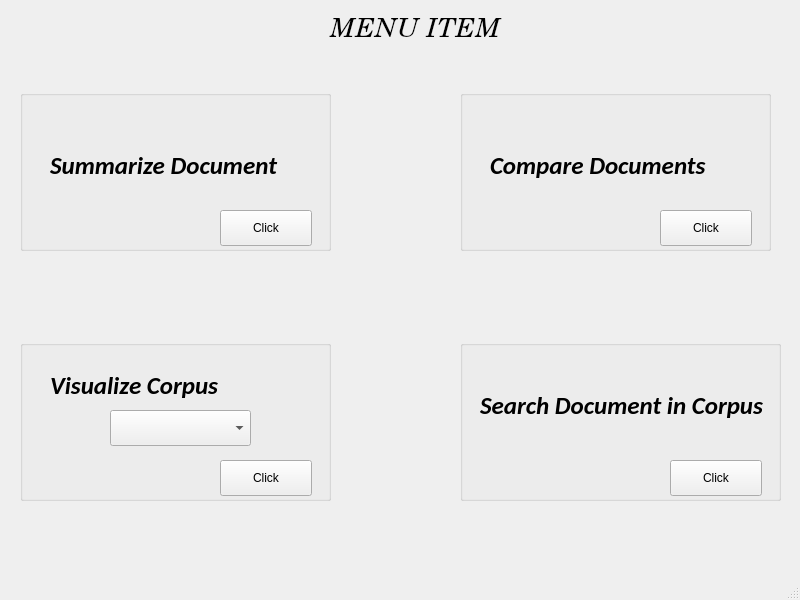
<?xml version="1.0" encoding="UTF-8"?>
<ui version="4.0">
 <class>MainWindow</class>
 <widget class="QMainWindow" name="MainWindow">
  <property name="geometry">
   <rect>
    <x>0</x>
    <y>0</y>
    <width>800</width>
    <height>600</height>
   </rect>
  </property>
  <property name="windowTitle">
   <string>MainWindow</string>
  </property>
  <property name="autoFillBackground">
   <bool>false</bool>
  </property>
  <widget class="QWidget" name="centralwidget">
   <widget class="QLabel" name="label">
    <property name="geometry">
     <rect>
      <x>140</x>
      <y>-10</y>
      <width>551</width>
      <height>81</height>
     </rect>
    </property>
    <property name="font">
     <font>
      <family>Century Schoolbook L</family>
      <pointsize>20</pointsize>
      <italic>true</italic>
     </font>
    </property>
    <property name="layoutDirection">
     <enum>Qt::LeftToRight</enum>
    </property>
    <property name="text">
     <string>MENU ITEM</string>
    </property>
    <property name="alignment">
     <set>Qt::AlignCenter</set>
    </property>
   </widget>
   <widget class="QGroupBox" name="groupBox">
    <property name="enabled">
     <bool>true</bool>
    </property>
    <property name="geometry">
     <rect>
      <x>20</x>
      <y>90</y>
      <width>311</width>
      <height>161</height>
     </rect>
    </property>
    <property name="autoFillBackground">
     <bool>true</bool>
    </property>
    <property name="title">
     <string/>
    </property>
    <widget class="QPushButton" name="pushButton">
     <property name="geometry">
      <rect>
       <x>200</x>
       <y>120</y>
       <width>92</width>
       <height>36</height>
      </rect>
     </property>
     <property name="text">
      <string>Click</string>
     </property>
    </widget>
    <widget class="QLabel" name="label_2">
     <property name="geometry">
      <rect>
       <x>30</x>
       <y>50</y>
       <width>251</width>
       <height>51</height>
      </rect>
     </property>
     <property name="font">
      <font>
       <family>Carlito</family>
       <pointsize>19</pointsize>
       <weight>75</weight>
       <italic>true</italic>
       <bold>true</bold>
      </font>
     </property>
     <property name="text">
      <string>Summarize Document</string>
     </property>
    </widget>
   </widget>
   <widget class="QGroupBox" name="groupBox_2">
    <property name="enabled">
     <bool>true</bool>
    </property>
    <property name="geometry">
     <rect>
      <x>460</x>
      <y>90</y>
      <width>311</width>
      <height>161</height>
     </rect>
    </property>
    <property name="autoFillBackground">
     <bool>true</bool>
    </property>
    <property name="title">
     <string/>
    </property>
    <widget class="QPushButton" name="pushButton_3">
     <property name="geometry">
      <rect>
       <x>200</x>
       <y>120</y>
       <width>92</width>
       <height>36</height>
      </rect>
     </property>
     <property name="text">
      <string>Click</string>
     </property>
    </widget>
    <widget class="QLabel" name="label_4">
     <property name="geometry">
      <rect>
       <x>30</x>
       <y>50</y>
       <width>251</width>
       <height>51</height>
      </rect>
     </property>
     <property name="font">
      <font>
       <family>Carlito</family>
       <pointsize>19</pointsize>
       <weight>75</weight>
       <italic>true</italic>
       <bold>true</bold>
      </font>
     </property>
     <property name="text">
      <string>Compare Documents</string>
     </property>
    </widget>
   </widget>
   <widget class="QGroupBox" name="groupBox_3">
    <property name="enabled">
     <bool>true</bool>
    </property>
    <property name="geometry">
     <rect>
      <x>20</x>
      <y>340</y>
      <width>311</width>
      <height>161</height>
     </rect>
    </property>
    <property name="autoFillBackground">
     <bool>true</bool>
    </property>
    <property name="title">
     <string/>
    </property>
    <widget class="QPushButton" name="pushButton_4">
     <property name="geometry">
      <rect>
       <x>200</x>
       <y>120</y>
       <width>92</width>
       <height>36</height>
      </rect>
     </property>
     <property name="text">
      <string>Click</string>
     </property>
    </widget>
    <widget class="QLabel" name="label_5">
     <property name="geometry">
      <rect>
       <x>30</x>
       <y>20</y>
       <width>251</width>
       <height>51</height>
      </rect>
     </property>
     <property name="font">
      <font>
       <family>Carlito</family>
       <pointsize>19</pointsize>
       <weight>75</weight>
       <italic>true</italic>
       <bold>true</bold>
      </font>
     </property>
     <property name="text">
      <string>Visualize Corpus</string>
     </property>
    </widget>
    <widget class="QComboBox" name="comboBox">
     <property name="geometry">
      <rect>
       <x>90</x>
       <y>70</y>
       <width>141</width>
       <height>36</height>
      </rect>
     </property>
     <property name="editable">
      <bool>false</bool>
     </property>
     <property name="currentText">
      <string/>
     </property>
     <property name="currentIndex">
      <number>-1</number>
     </property>
    </widget>
   </widget>
   <widget class="QGroupBox" name="groupBox_4">
    <property name="enabled">
     <bool>true</bool>
    </property>
    <property name="geometry">
     <rect>
      <x>460</x>
      <y>340</y>
      <width>321</width>
      <height>161</height>
     </rect>
    </property>
    <property name="autoFillBackground">
     <bool>true</bool>
    </property>
    <property name="title">
     <string/>
    </property>
    <widget class="QPushButton" name="pushButton_5">
     <property name="geometry">
      <rect>
       <x>210</x>
       <y>120</y>
       <width>92</width>
       <height>36</height>
      </rect>
     </property>
     <property name="text">
      <string>Click</string>
     </property>
    </widget>
    <widget class="QLabel" name="label_6">
     <property name="geometry">
      <rect>
       <x>20</x>
       <y>40</y>
       <width>291</width>
       <height>51</height>
      </rect>
     </property>
     <property name="font">
      <font>
       <family>Carlito</family>
       <pointsize>19</pointsize>
       <weight>75</weight>
       <italic>true</italic>
       <bold>true</bold>
      </font>
     </property>
     <property name="text">
      <string>Search Document in Corpus</string>
     </property>
    </widget>
   </widget>
  </widget>
  <widget class="QMenuBar" name="menubar">
   <property name="geometry">
    <rect>
     <x>0</x>
     <y>0</y>
     <width>800</width>
     <height>28</height>
    </rect>
   </property>
  </widget>
  <widget class="QStatusBar" name="statusbar"/>
 </widget>
 <resources/>
 <connections/>
</ui>
